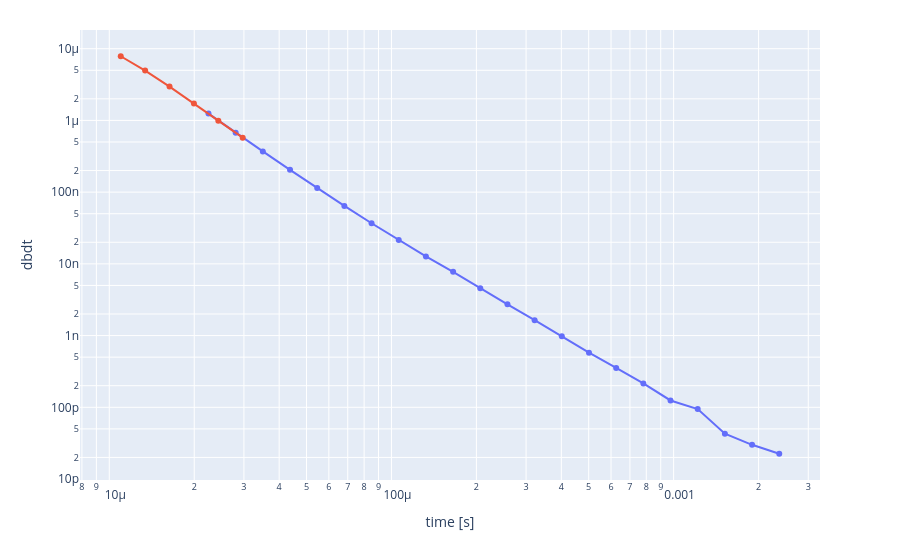

The notebook cell saved with this chart:
### Code cell
fig

### Figure 1 — Plotly figure (JSON) as saved in the notebook; plotly's stock layout.template omitted (floating-point values rounded to 4 significant figures)
{"data": [{"mode": "lines+markers", "name": "High Mass Mean Combined", "showlegend": false, "type": "scatter", "x": [2.247e-05, 2.805e-05, 3.501e-05, 4.371e-05, 5.456e-05, 6.811e-05, 8.502e-05, 0.0001061, 0.0001325, 0.0001654, 0.0002064, 0.0002577, 0.0003217, 0.0004015, 0.0005012, 0.0006257, 0.0007811, 0.000975, 0.001217, 0.001519, 0.001897, 0.002367], "y": [1.246e-06, 6.747e-07, 3.696e-07, 2.045e-07, 1.138e-07, 6.423e-08, 3.68e-08, 2.144e-08, 1.269e-08, 7.758e-09, 4.578e-09, 2.732e-09, 1.642e-09, 9.764e-10, 5.781e-10, 3.544e-10, 2.153e-10, 1.245e-10, 9.435e-11, 4.294e-11, 2.998e-11, 2.251e-11]}, {"mode": "lines+markers", "name": "Low  Mass Mean Combined", "showlegend": false, "type": "scatter", "x": [1.098e-05, 1.34e-05, 1.635e-05, 1.995e-05, 2.435e-05, 2.971e-05], "y": [7.847e-06, 4.954e-06, 2.96e-06, 1.717e-06, 9.905e-07, 5.755e-07]}], "layout": {"margin": {"t": 30}, "xaxis": {"title": {"text": "time [s]"}, "type": "log"}, "yaxis": {"title": {"text": "dbdt"}, "type": "log"}}}
